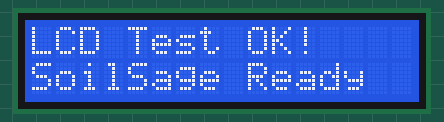
Simulated run of this sketch. Board: ESP32. On the bench: 16×2 character LCD. What the sketch prints to the serial monitor is not drawn.

Above: at 0.2 s.
At 3.2 s:
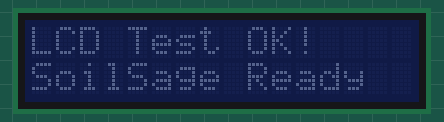
At 3.7 s:
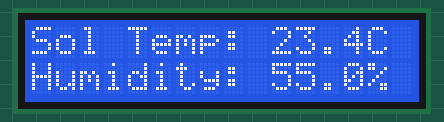
At 6.7 s:
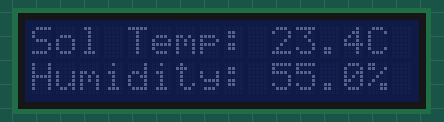

The sketch:

test_lcd.ino
```cpp
#include <Wire.h>
#include <LiquidCrystal_I2C.h>

// Set the LCD address to 0x27 for a 16 chars and 2 line display
// If the screen stays blank, try changing 0x27 to 0x3F!
LiquidCrystal_I2C lcd(0x27, 16, 2);

void setup() {
  Serial.begin(115200);
  Serial.println("Initializing LCD Test...");

  // Initialize the LCD
  lcd.init();

  // Turn on the backlight (if not already on)
  lcd.backlight();

  // Print a message to the LCD
  lcd.setCursor(0, 0); // (Column 0, Row 0)
  lcd.print("LCD Test OK!");

  lcd.setCursor(0, 1); // (Column 0, Row 1)
  lcd.print("SoilSage Ready");
}

void loop() {
  // Blinking backlight effect to confirm it's not frozen
  static bool showAltScreen = false;

  lcd.clear();
  if (!showAltScreen) {
    lcd.setCursor(0, 0);
    lcd.print("LCD Test OK!");
    lcd.setCursor(0, 1);
    lcd.print("SoilSage Ready");
  } else {
    lcd.setCursor(0, 0);
    lcd.print("Sol Temp: 23.4C");
    lcd.setCursor(0, 1);
    lcd.print("Humidity: 55.0%");
  }
  showAltScreen = !showAltScreen;

  delay(3000);
  lcd.noBacklight(); // Turn off backlight
  delay(500);
  lcd.backlight();   // Turn on backlight
}
```

Measured:
- by itself, everything shown: repeats every 7.1 s, in 6 steps
- what the display in image 1 shows lasts 0.5 s, from 3.1 s to 3.6 s
- what the display in image 2 shows lasts 3.0 s, from 3.7 s to 6.7 s
